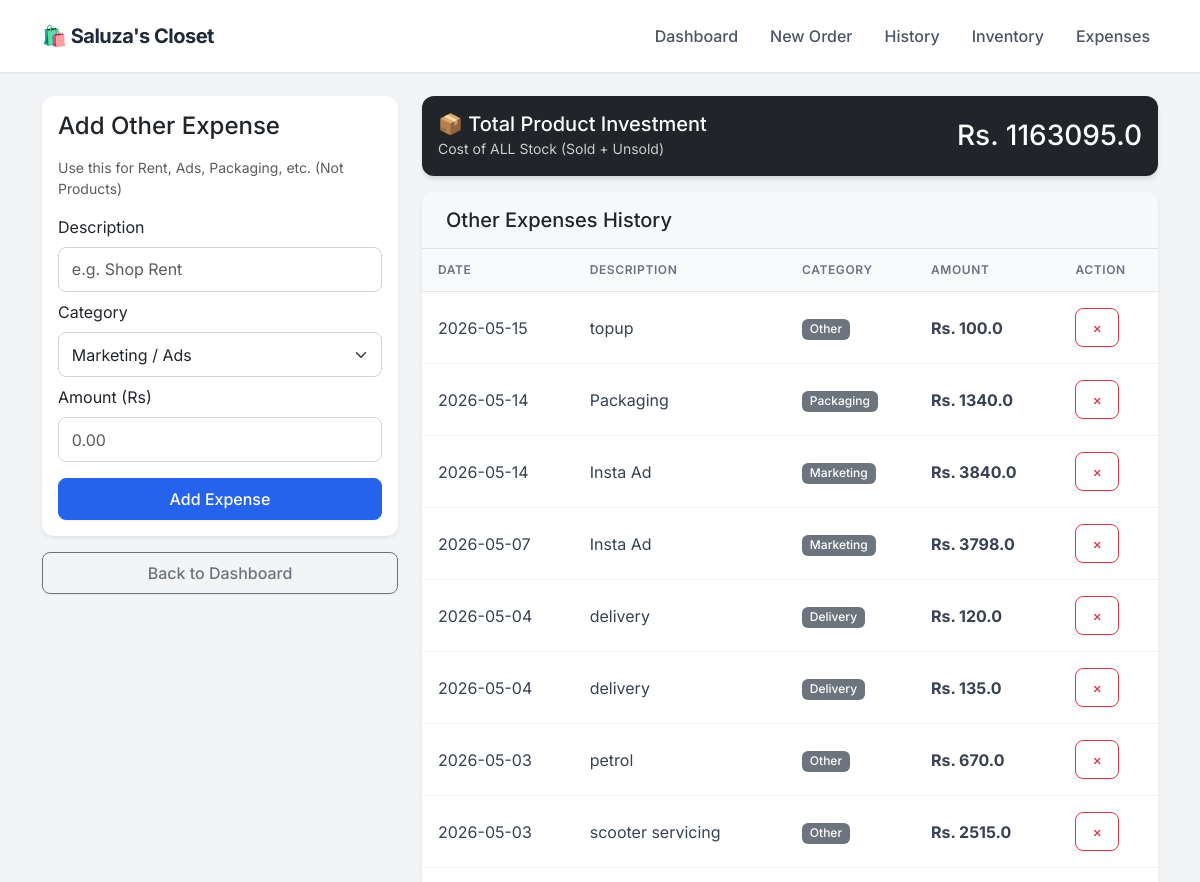
Before: /expenses (upper part) with the older database file.
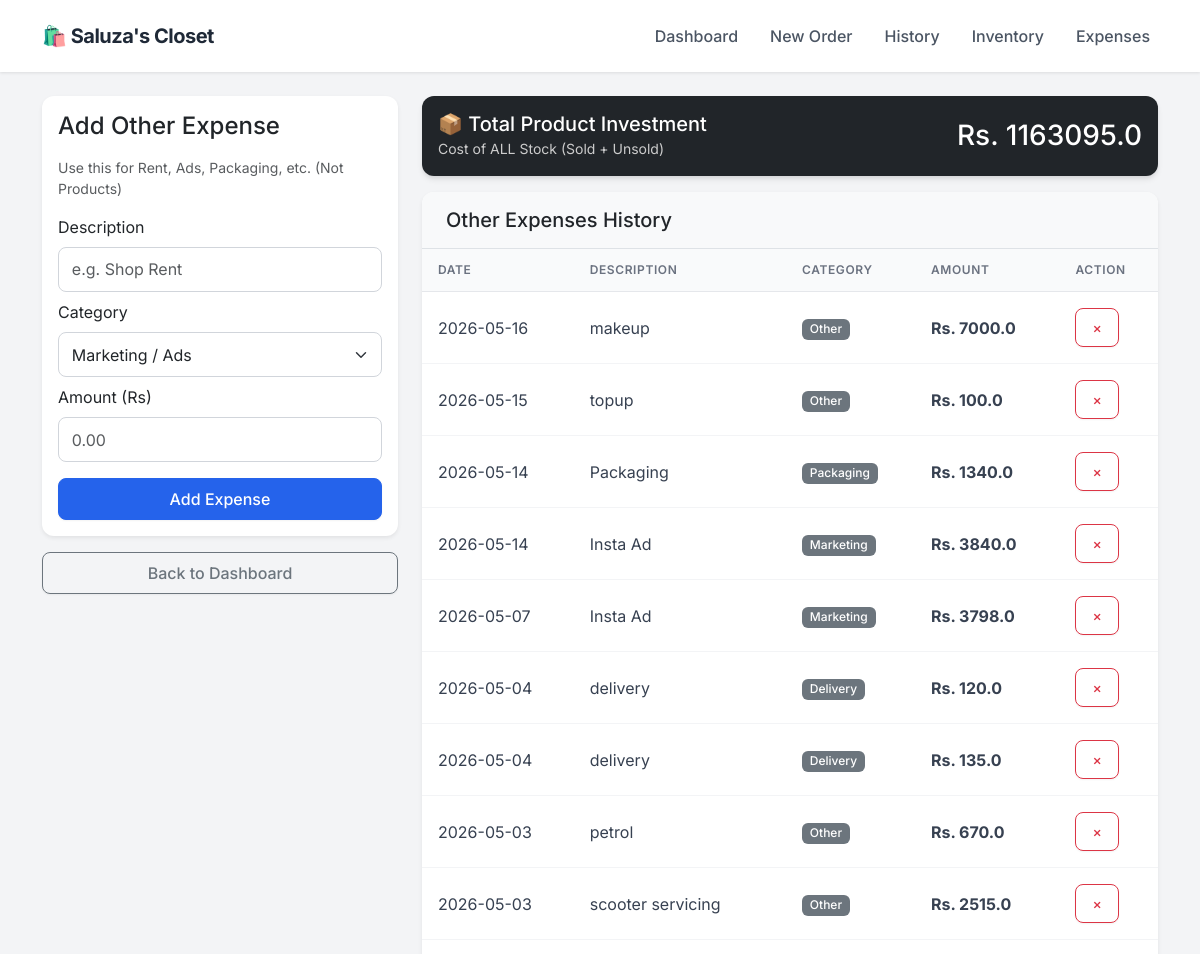
After: the same page with the newer database file.
### app.py (models this page shows)
class Expense(db.Model):
    id = db.Column(db.Integer, primary_key=True)
    description = db.Column(db.String(100), nullable=False)
    category = db.Column(db.String(50), nullable=False) # e.g. Rent, Marketing, Packaging
    amount = db.Column(db.Float, nullable=False)
    date = db.Column(db.DateTime, default=datetime.utcnow)

### app.py (the view, shortened to what this page needs)
@app.route('/expenses', methods=['GET', 'POST'])
def expenses():
    all_expenses = Expense.query.order_by(Expense.date.desc()).all()
    inventory_value = 0
    products = Product.query.all()
    for p in products:
        inventory_value += (p.stock * p.cost_price)
    sold_cost = 0
    order_items = OrderItem.query.all()
    for item in order_items:
        product = Product.query.get(item.product_id)
        if product:
            sold_cost += (item.quantity * product.cost_price)
    total_product_expense = inventory_value + sold_cost
    return render_template('expenses.html',
                           expenses=all_expenses,
                           product_expense=total_product_expense)

### templates/expenses.html (shortened to what this page needs)
{% extends "layout.html" %}
{% block content %}
<div class="row">
    <div class="col-md-4">
        <div class="card p-3 mb-3 shadow-sm">
            <h4 class="mb-3">Add Other Expense</h4>
            <p class="text-muted small">Use this for Rent, Ads, Packaging, etc. (Not Products)</p>
            <form method="POST">
                <label class="form-label">Description</label>
                <input type="text" name="description" class="form-control mb-2" placeholder="e.g. Shop Rent" required>
                <label class="form-label">Category</label>
                <select name="category" class="form-select mb-2">
                    <option value="Marketing">Marketing / Ads</option>
                </select>
                <label class="form-label">Amount (Rs)</label>
                <input type="number" name="amount" step="0.01" class="form-control mb-3" placeholder="0.00" required>
                <button type="submit" class="btn btn-primary w-100">Add Expense</button>
            </form>
        </div>
        <a href="/" class="btn btn-outline-secondary w-100">Back to Dashboard</a>
    </div>
    <div class="col-md-8">
        <div class="card text-white bg-dark mb-3">
            <div class="card-body d-flex justify-content-between align-items-center">
                <div>
                    <h5 class="mb-0">📦 Total Product Investment</h5>
                    <small style="color: #ccc;">Cost of ALL Stock (Sold + Unsold)</small>
                </div>
                <h3 class="mb-0">Rs. {{ product_expense }}</h3>
            </div>
        </div>
        <div class="card shadow-sm">
            <div class="card-header bg-light border-bottom">
                <h5 class="mb-0">Other Expenses History</h5>
            </div>
            <div class="table-responsive">
                <table class="table table-hover mb-0 align-middle">
                    <thead class="table-light">
                        <tr>
                            <th>Date</th>
                            <th>Description</th>
                            <th>Category</th>
                            <th>Amount</th>
                            <th>Action</th>
                        </tr>
                    </thead>
                    <tbody>
                        {% for exp in expenses %}
                        <tr>
                            <td>{{ exp.date.strftime('%Y-%m-%d') }}</td>
                            <td>{{ exp.description }}</td>
                            <td><span class="badge bg-secondary">{{ exp.category }}</span></td>
                            <td class="fw-bold">Rs. {{ exp.amount }}</td>
                            <td>
                                <a href="/delete_expense/{{ exp.id }}" class="btn btn-sm btn-outline-danger" onclick="return confirm('Delete this expense?')">×</a>
                            </td>
                        </tr>
                        {% else %}
                        <tr>
                            <td colspan="5" class="text-center text-muted py-4">No other expenses added yet.</td>
                        </tr>
                        {% endfor %}
                    </tbody>
                </table>
            </div>
        </div>
    </div>
</div>
{% endblock %}

Changed rows visible on the page:
added Expense: date "2026-05-16", description "makeup", category "Other", amount "7000.0"
